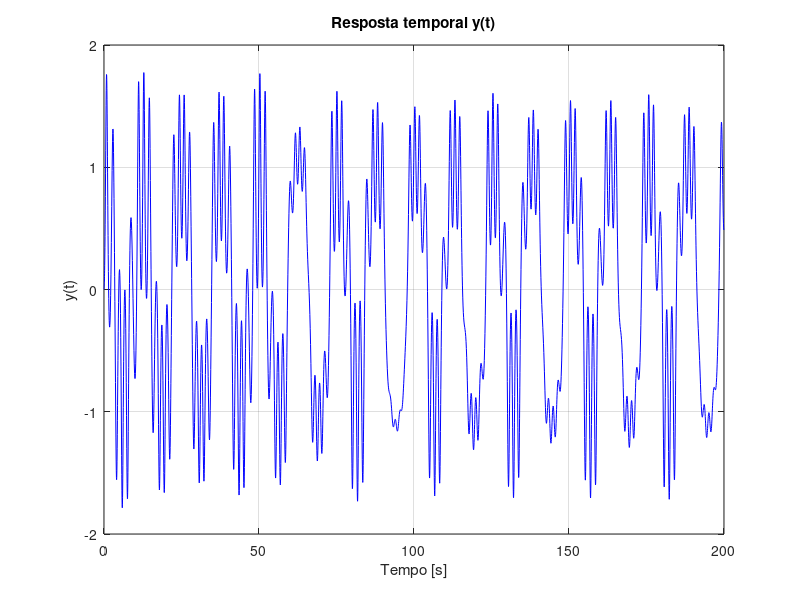
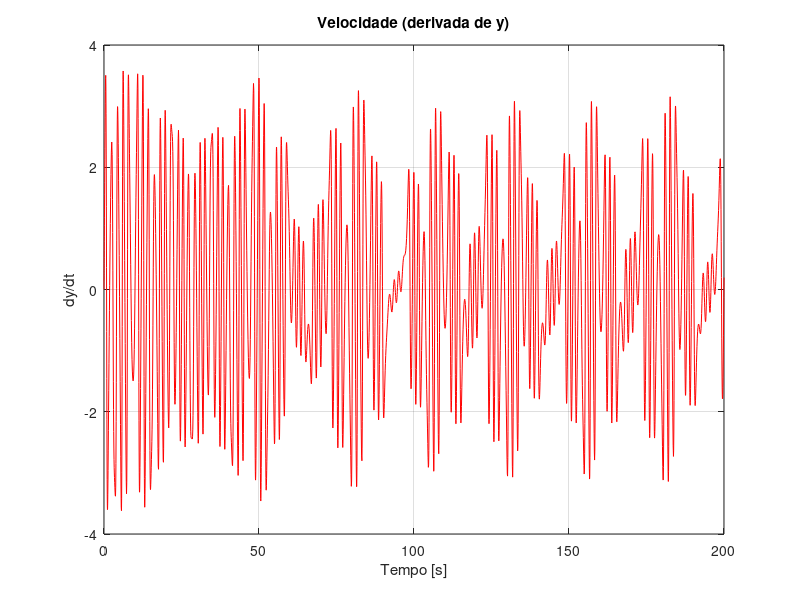
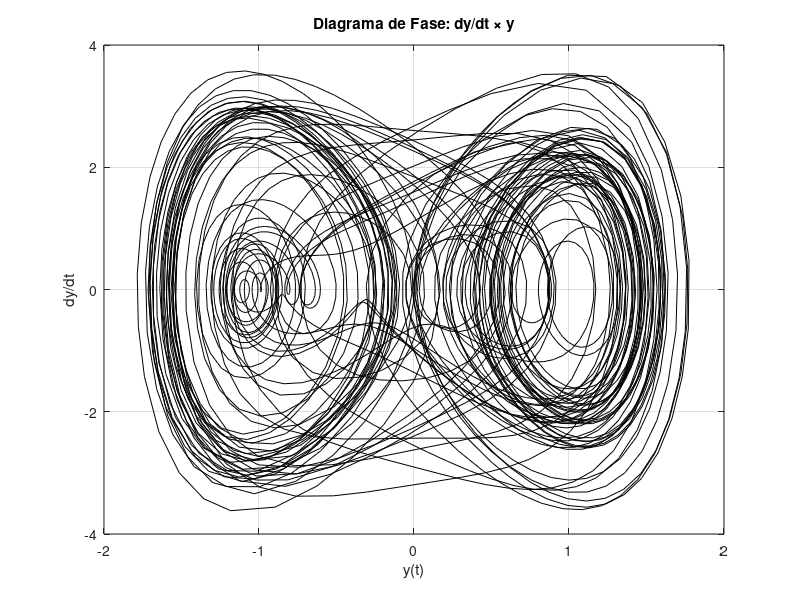

Recreate these plots in MATLAB, in order.
% Exercício 2
function simulaSistemaNaoLinear

    % Horizonte de tempo
    T = 200; 

    % Condições iniciais nulas
    x0 = [0; 0]; 

    % Integração numérica
    [t, x] = ode45(@sistemaNaoLinear, [0 T], x0);

    % y(t) = x(:,1), dy/dt = x(:,2)
    y = x(:,1);
    dy = x(:,2);

    % Plot 1 – y(t)
    figure;
    plot(t, y, 'b')
    xlabel('Tempo [s]')
    ylabel('y(t)')
    title('Resposta temporal y(t)')
    grid on

    % Plot 2 – dy/dt(t)
    figure;
    plot(t, dy, 'r')
    xlabel('Tempo [s]')
    ylabel('dy/dt')
    title('Velocidade (derivada de y)')
    grid on

    % Plot 3 – Diagrama de fase: dy × y
    figure;
    plot(y, dy, 'k')
    xlabel('y(t)')
    ylabel('dy/dt')
    title('Diagrama de Fase: dy/dt × y')
    grid on

end

function dx = sistemaNaoLinear(t, x)
    dx = zeros(2,1);
    dx(1) = x(2);
    dx(2) = -0.02*x(2) - x(1) - 5*x(1)^3 + 8*cos(0.5*t);
end


% O diagrama de fase apresenta comportamento oscilatório.
